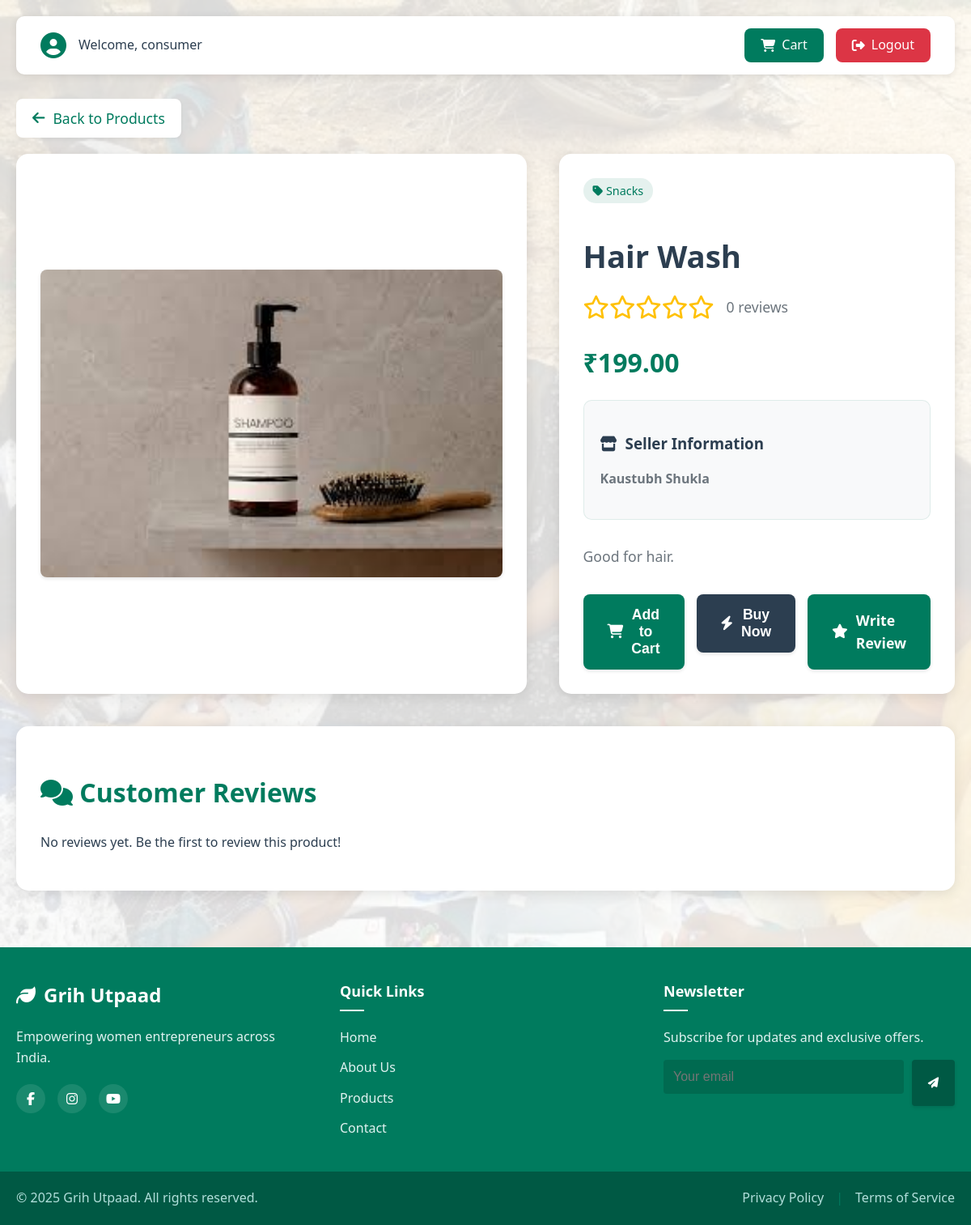
The page /dashboards/consumers/product_detail.php?id=1 (signed in) on the database its author committed.
### tables this page shows
CREATE TABLE `products` (
  `id` int(11) NOT NULL AUTO_INCREMENT,
  `user_id` int(11) NOT NULL,
  `title` varchar(150) NOT NULL,
  `description` text DEFAULT NULL,
  `category_id` int(11) DEFAULT NULL,
  `price` decimal(10,2) DEFAULT NULL,
  `is_approved` tinyint(1) DEFAULT 0,
  `image` varchar(255) DEFAULT NULL,
  `approved` tinyint(1) NOT NULL DEFAULT 0,
  `approved_by` int(11) DEFAULT NULL,
  `approved_at` timestamp NULL DEFAULT NULL,
  `created_at` timestamp NOT NULL DEFAULT current_timestamp(),
  PRIMARY KEY (`id`),
  KEY `user_id` (`user_id`),
  KEY `products_ibfk_2` (`approved_by`),
  KEY `category` (`category_id`)
);

CREATE TABLE `product_categories` (
  `id` int(11) NOT NULL AUTO_INCREMENT,
  `name` varchar(100) NOT NULL,
  `description` text DEFAULT NULL,
  `created_by` int(11) DEFAULT NULL,
  `created_at` timestamp NOT NULL DEFAULT current_timestamp(),
  PRIMARY KEY (`id`),
  KEY `created_by` (`created_by`),
  CONSTRAINT `product_categories_ibfk_1` FOREIGN KEY (`created_by`) REFERENCES `admins` (`id`)
);

CREATE TABLE `users` (
  `id` int(11) NOT NULL AUTO_INCREMENT,
  `name` varchar(100) NOT NULL,
  `email` varchar(100) NOT NULL,
  `password` varchar(255) NOT NULL,
  `role` enum('webmaster','female_householder','consumer','admin') NOT NULL,
  `registered_at` timestamp NOT NULL DEFAULT current_timestamp(),
  `is_blocked` tinyint(1) NOT NULL DEFAULT 0,
  `registration_date` timestamp NOT NULL DEFAULT current_timestamp(),
  `phone` varchar(20) DEFAULT NULL,
  `address` text DEFAULT NULL,
  `about` text DEFAULT NULL,
  `last_modified` timestamp NULL DEFAULT current_timestamp() ON UPDATE current_timestamp(),
  PRIMARY KEY (`id`),
  UNIQUE KEY `email` (`email`)
);

### dashboards/consumers/product_detail.php (the view, shortened to what this page needs)
<?php
require_once('../../config/db.php');
$product_id = isset($_GET['id']) ? (int)$_GET['id'] : 0;
$stmt = $conn->prepare("
    SELECT p.*, u.name AS seller_name, u.about AS seller_about, pc.name AS category_name,
           (SELECT AVG(rating) FROM reviews WHERE product_id = p.id) as avg_rating,
           (SELECT COUNT(*) FROM reviews WHERE product_id = p.id) as review_count
    FROM products p
    JOIN users u ON p.user_id = u.id
    LEFT JOIN product_categories pc ON p.category_id = pc.id
    WHERE p.id = ? AND p.is_approved = 1
");
$stmt->bind_param("i", $product_id);
$stmt->execute();
$result = $stmt->get_result();
$product = $result->fetch_assoc();
$reviews_stmt = $conn->prepare("
    SELECT r.*, u.name as reviewer_name
    FROM reviews r
    JOIN users u ON r.consumer_id = u.id
    WHERE r.product_id = ?
    ORDER BY r.created_at DESC
");
$reviews_stmt->bind_param("i", $product_id);
$reviews_stmt->execute();
$reviews = $reviews_stmt->get_result();
$has_purchased_query = $conn->prepare("
    SELECT COUNT(*) as purchased
    FROM orders
    WHERE consumer_id = ? AND product_id = ? AND status = 'fulfilled'
");
$has_purchased_query->bind_param("ii", $_SESSION['user']['id'], $product_id);
$has_purchased_query->execute();
$has_purchased = $has_purchased_query->get_result()->fetch_assoc()['purchased'] > 0;
$has_reviewed_query = $conn->prepare("
    SELECT COUNT(*) as reviewed
    FROM reviews
    WHERE consumer_id = ? AND product_id = ?
");
$has_reviewed_query->bind_param("ii", $_SESSION['user']['id'], $product_id);
$has_reviewed_query->execute();
$has_reviewed = $has_reviewed_query->get_result()->fetch_assoc()['reviewed'] > 0;
?>
<!DOCTYPE html>
<html>
<head>
    <link rel="stylesheet" href="../../assets/uploads/css/style.css">
    <link rel="stylesheet" href="https://cdnjs.cloudflare.com/ajax/libs/font-awesome/6.5.0/css/all.min.css">
</head>
<body>
    <div class="container">
        <div class="header">
            <div class="user-info">
                <i class="fas fa-user-circle fa-2x" style="color: #007B5E;"></i>
                <span class="user-name">Welcome, <?php echo htmlspecialchars($_SESSION['user']['name']); ?></span>
            </div>
            <div style="display: flex; align-items: center;">
                <a href="view_cart.php" class="cart-btn">
                    <i class="fas fa-shopping-cart"></i>
                    Cart
                </a>
                <a href="../../logout.php" class="logout-btn">
                    <i class="fas fa-sign-out-alt"></i>
                    Logout
                </a>
            </div>
        </div>
        <a href="view_product.php" class="back-link">
            <i class="fas fa-arrow-left"></i> Back to Products
        </a>
        <div class="product-container">
            <div class="product-image-section">
                <?php if (!empty($product['image'])): ?>
                    <img src="../../assets/uploads/<?php echo htmlspecialchars($product['image']); ?>"
                         alt="<?php echo htmlspecialchars($product['title']); ?>"
                         class="product-image"
                         loading="lazy">
                <?php endif; ?>
            </div>
            <div class="product-details">
                <?php if ($product['category_name']): ?>
                    <span class="product-category">
                        <i class="fas fa-tag"></i> <?php echo htmlspecialchars($product['category_name']); ?>
                    </span>
                <?php endif; ?>
                <h1 class="product-title"><?php echo htmlspecialchars($product['title']); ?></h1>
                <div class="rating-section">
                    <span class="rating">
                        <?php
                        $rating = round($product['avg_rating'], 1);
                        for ($i = 1; $i <= 5; $i++) {
                            if ($i <= $rating) {
                                echo '<i class="fas fa-star"></i>';
                            } elseif ($i - 0.5 <= $rating) {
                                echo '<i class="fas fa-star-half-alt"></i>';
                            } else {
                                echo '<i class="far fa-star"></i>';
                            }
                        }
                        ?>
                    </span>
                    <span class="review-count"><?php echo $product['review_count']; ?> reviews</span>
                </div>
                <div class="product-price">₹<?php echo number_format($product['price'], 2); ?></div>
                <div class="seller-info">
                    <h3><i class="fas fa-store"></i> Seller Information</h3>
                    <p><strong><?php echo htmlspecialchars($product['seller_name']); ?></strong></p>
                </div>
                <div class="product-description">
                    <?php echo nl2br(htmlspecialchars($product['description'])); ?>
                </div>
                <div class="action-buttons">
                    <form action="add_to_cart.php" method="POST" style="flex: 1;">
                        <button type="submit" class="btn btn-primary">
                            <i class="fas fa-shopping-cart"></i> Add to Cart
                        </button>
                    </form>
                    <form action="place_order.php" method="POST" style="flex: 1;">
                        <button type="submit" class="btn btn-secondary">
                            <i class="fas fa-bolt"></i> Buy Now
                        </button>
                    </form>
                    <?php if ($has_purchased): ?>
                        <a href="review_product.php?product_id=<?php echo $product_id; ?>" class="btn <?php echo $has_reviewed ? 'btn-secondary' : 'btn-primary'; ?>" style="flex: 1;">
                            <i class="fas <?php echo $has_reviewed ? 'fa-edit' : 'fa-star'; ?>"></i>
                            <?php echo $has_reviewed ? 'Edit Review' : 'Write Review'; ?>
                        </a>
                    <?php endif; ?>
                </div>
            </div>
        </div>
        <div class="reviews-section">
            <h2><i class="fas fa-comments"></i> Customer Reviews</h2>
            <?php if ($reviews->num_rows > 0): ?>
                <?php while ($review = $reviews->fetch_assoc()): ?>
                    <div class="review-card">
                        <div class="review-header">
                            <span class="reviewer-name"><?php echo htmlspecialchars($review['reviewer_name']); ?></span>
                            <span class="review-date"><?php echo date('M d, Y', strtotime($review['created_at'])); ?></span>
                        </div>
                        <div class="review-rating">
                            <?php
                            for ($i = 1; $i <= 5; $i++) {
                                if ($i <= $review['rating']) {
                                    echo '<i class="fas fa-star"></i>';
                                } else {
                                    echo '<i class="far fa-star"></i>';
                                }
                            }
                            ?>
                        </div>
                        <div class="review-content">
                            <?php echo nl2br(htmlspecialchars($review['review_text'])); ?>
                        </div>
                    </div>
                <?php endwhile; ?>
            <?php else: ?>
                <p>No reviews yet. Be the first to review this product!</p>
            <?php endif; ?>
        </div>
    </div>
    <?php include('../../includes/footer.php'); ?>
</body>
</html>

### assets/uploads/css/style.css (style rules this page uses)
body { font-family: 'Segoe UI', sans-serif; margin: 0; padding: 20px; background-color: #f8f9fa; color: #2c3e50; line-height: 1.6; }
.container { max-width: 1200px; margin: 0 auto; padding: 20px; }
h2 { color: #007B5E; font-size: 2rem; margin-bottom: 1.5rem; font-weight: 600; }
a { color: #007B5E; text-decoration: none; transition: color 0.3s ease; }
img { max-width: 100px; height: auto; border-radius: 8px; box-shadow: 0 2px 4px rgba(0, 0, 0, 0.1); transition: transform 0.3s ease; }
button, .btn { padding: 10px 20px; background-color: #007B5E; color: white; border: none; border-radius: 8px; cursor: pointer; transition: all 0.3s ease; font-weight: 500; text-decoration: none; display: inline-block; box-shadow: 0 2px 4px rgba(0, 0, 0, 0.1); }

### dashboards/consumers/product_detail.php (style rules this page uses)
body { margin: 0; padding: 0; min-height: 100vh; background-image: url('../../assets/images/background.jpg'); background-size: cover; background-position: center; background-repeat: no-repeat; background-attachment: fixed; font-family: 'Segoe UI', sans-serif; position: relative; }
body::before { content: ''; position: absolute; top: 0; left: 0; right: 0; bottom: 0; background: rgba(255, 255, 255, 0.85); z-index: 1; }
.container { position: relative; z-index: 2; max-width: 1200px; margin: 0 auto; padding: 20px; }
.header { display: flex; justify-content: space-between; align-items: center; margin-bottom: 30px; background: #fff; padding: 15px 30px; border-radius: 10px; box-shadow: 0 2px 10px rgba(0, 0, 0, 0.1); }
.user-info { display: flex; align-items: center; gap: 15px; }
.user-name { font-weight: 500; color: #2c3e50; }
.logout-btn { background: #dc3545; color: white; padding: 8px 20px; border-radius: 8px; text-decoration: none; display: flex; align-items: center; gap: 8px; transition: all 0.3s ease; }
.product-container { display: grid; grid-template-columns: 2fr 1fr; gap: 40px; margin-bottom: 40px; }
.product-image-section { background: #fff; padding: 30px; border-radius: 15px; box-shadow: 0 4px 15px rgba(0, 0, 0, 0.1); display: flex; justify-content: center; align-items: center; }
.product-image { width: 100%; max-width: 900px; height: auto; border-radius: 8px; }
.product-details { background: #fff; padding: 30px; border-radius: 15px; box-shadow: 0 4px 15px rgba(0, 0, 0, 0.1); }
.product-category { color: #007B5E; font-size: 0.9rem; display: inline-block; padding: 4px 12px; background: rgba(0, 123, 94, 0.1); border-radius: 15px; margin-bottom: 15px; }
.product-title { font-size: 2.4rem; color: #2c3e50; margin-bottom: 15px; line-height: 1.3; }
.product-price { font-size: 2rem; color: #007B5E; font-weight: 700; margin-bottom: 20px; }
.product-description { color: #6c757d; line-height: 1.8; margin-bottom: 30px; font-size: 1.1rem; }
.seller-info { background: #f8f9fa; padding: 20px; border-radius: 10px; margin-bottom: 30px; border: 1px solid rgba(0, 123, 94, 0.1); }
.seller-info h3 { color: #2c3e50; margin-bottom: 10px; display: flex; align-items: center; gap: 10px; }
.seller-info p { color: #6c757d; line-height: 1.6; }
.rating-section { margin-bottom: 20px; display: flex; align-items: center; gap: 15px; }
.rating { font-size: 1.8rem; color: #ffc107; }
.review-count { color: #6c757d; font-size: 1.1rem; }
.reviews-section { background: #fff; padding: 30px; border-radius: 15px; margin-top: 40px; box-shadow: 0 4px 15px rgba(0, 0, 0, 0.1); }
.back-link { display: inline-flex; align-items: center; gap: 10px; padding: 10px 20px; color: #007B5E; text-decoration: none; font-size: 1.1rem; font-weight: 500; transition: all 0.3s ease; margin-bottom: 20px; background: #fff; border-radius: 8px; box-shadow: 0 2px 4px rgba(0, 0, 0, 0.05); }
.btn { padding: 15px 30px; border-radius: 8px; text-decoration: none; font-weight: 600; display: inline-flex; align-items: center; justify-content: center; gap: 10px; transition: all 0.3s ease; border: none; cursor: pointer; font-size: 1.1rem; }
.btn-primary { background: #007B5E; color: white; flex: 1; }
.btn-secondary { background: #2c3e50; color: white; flex: 1; }
.action-buttons { display: flex; gap: 15px; margin-top: 20px; }
.cart-btn { background: #007B5E; color: white; padding: 8px 20px; border-radius: 8px; text-decoration: none; display: flex; align-items: center; gap: 8px; transition: all 0.3s ease; margin-right: 15px; }

### rows shown on the page
products: image (picture), product_categories.name "Snacks", title "Hair Wash", price "199.00", user.name "Kaustubh Shukla", description "Good for hair."

### other values the page prints
$_SESSION['user']['name'] "consumer"
$product['review_count'] "0"
